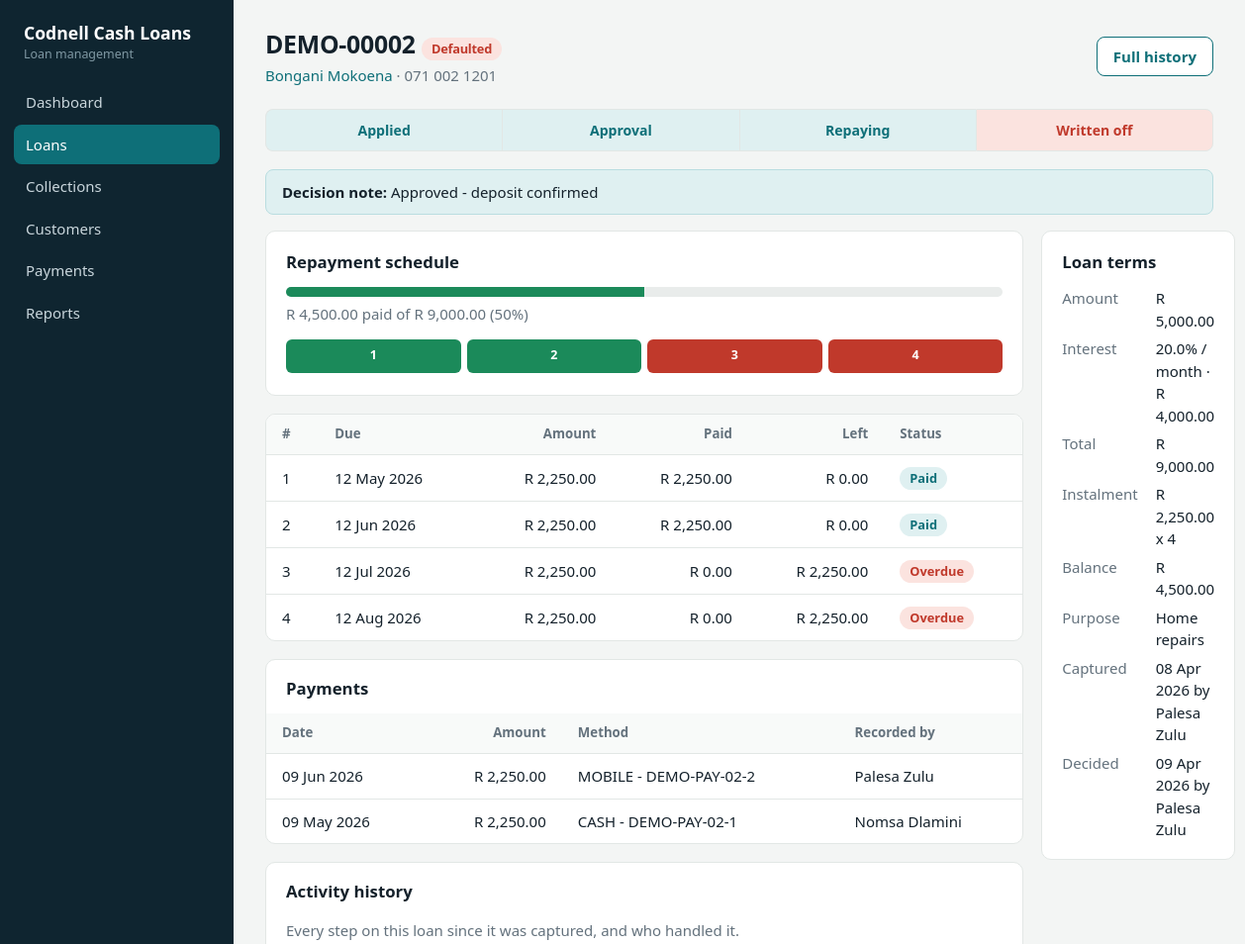
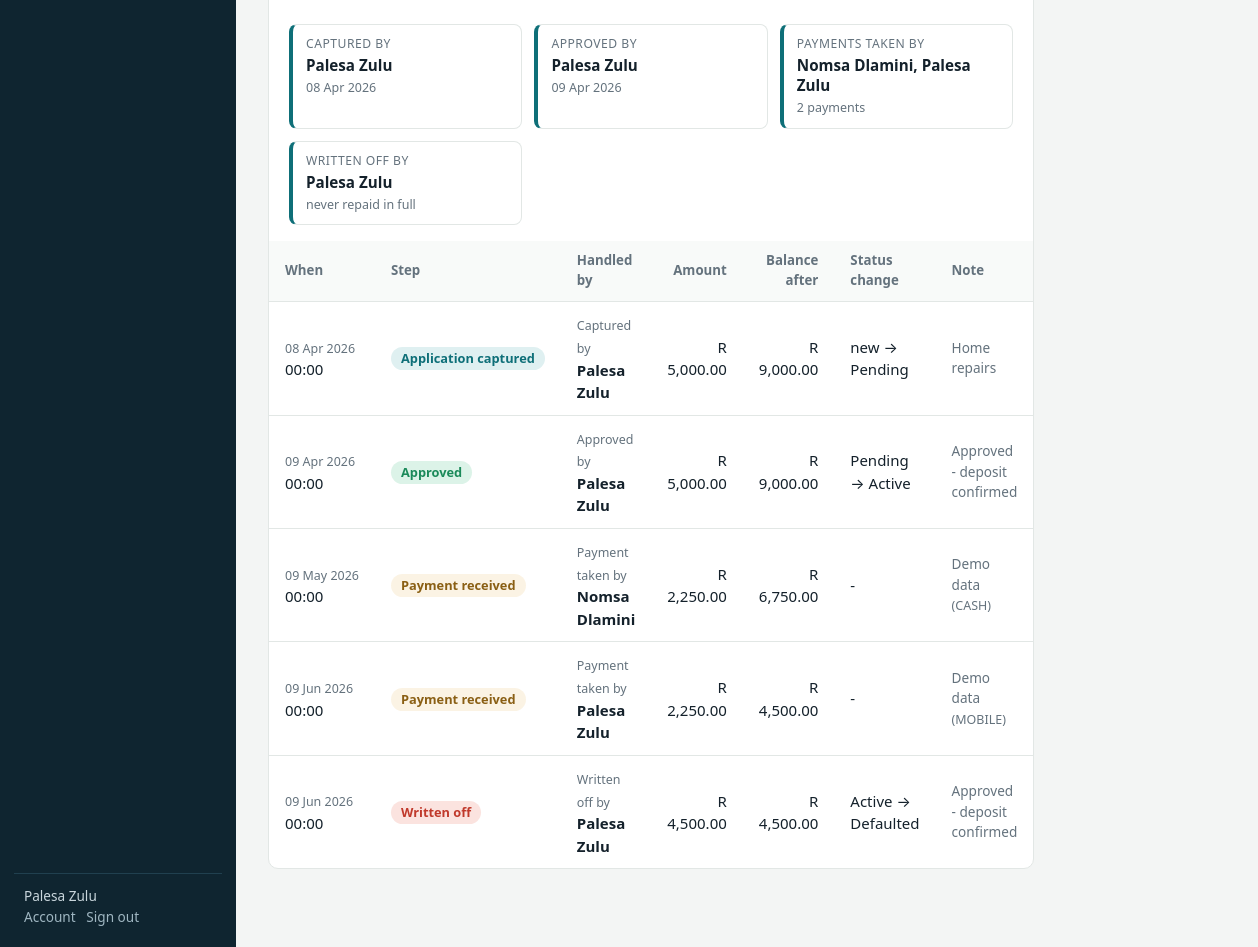
Page /loans/2 (signed in) on the committed database (2 pictures, top to bottom).
### models.py (models this page shows, shortened)
class User(UserMixin, db.Model):
    id = db.Column(db.Integer, primary_key=True)
    email = db.Column(db.String(120), unique=True, nullable=False)
    name = db.Column(db.String(80), nullable=False, default='')
    password_hash = db.Column(db.String(255), nullable=False)
    role = db.Column(db.String(20), default='staff')          # owner | staff
    permissions = db.Column(db.Text, default='')
    active = db.Column(db.Boolean, default=True)
    must_change = db.Column(db.Boolean, default=False)
    created_at = db.Column(db.DateTime, default=datetime.utcnow)
    @property
    def is_active(self):
        return bool(self.active)
    def can(self, perm):
        return self.active and (self.role == 'owner' or perm in (self.permissions or '').split(','))
    @property
    def is_owner(self):
        return self.role == 'owner'
    @property
    def display(self):
        return self.name or self.email

class Loan(db.Model):
    id = db.Column(db.Integer, primary_key=True)
    reference = db.Column(db.String(20), unique=True)
    customer_id = db.Column(db.Integer, db.ForeignKey('customer.id'), nullable=False)
    principal = db.Column(db.Float, nullable=False)
    monthly_rate = db.Column(db.Float, nullable=False)        # flat % of principal per month
    term_months = db.Column(db.Integer, nullable=False)
    purpose = db.Column(db.String(200))
    status = db.Column(db.String(20), default='pending')      # pending|active|paid|rejected|defaulted
    note = db.Column(db.String(255))
    created_at = db.Column(db.DateTime, default=datetime.utcnow)
    created_by_id = db.Column(db.Integer, db.ForeignKey('user.id'))
    decided_at = db.Column(db.DateTime)
    decided_by_id = db.Column(db.Integer, db.ForeignKey('user.id'))
    start_date = db.Column(db.Date)
    created_by = db.relationship('User', foreign_keys=[created_by_id])
    decided_by = db.relationship('User', foreign_keys=[decided_by_id])
    installments = db.relationship('Installment', backref='loan', order_by='Installment.number',
                                   cascade='all, delete-orphan')
    payments = db.relationship('Payment', backref='loan', order_by='Payment.id.desc()',
                               cascade='all, delete-orphan')
    @property
    def total_interest(self):
        return round(self.principal * self.monthly_rate / 100 * self.term_months, 2)
    @property
    def total_repayment(self):
        return round(self.principal + self.total_interest, 2)
    @property
    def instalment_amount(self):
        return round(self.total_repayment / self.term_months, 2)
    @property
    def total_paid(self):
        return round(sum(i.paid for i in self.installments), 2)
    @property
    def balance(self):
        if not self.installments:
            return self.total_repayment if self.status in ('pending', 'active') else 0
        return round(sum(i.outstanding for i in self.installments), 2)
    @property
    def progress(self):
        return int(self.total_paid / self.total_repayment * 100) if self.installments and self.total_repayment else 0
    @property
    def overdue_items(self):
        if self.status != 'active':
            return []
        return [i for i in self.installments if i.outstanding > 0 and i.due_date < date.today()]
    @property
    def overdue_amount(self):
        return round(sum(i.outstanding for i in self.overdue_items), 2)
    @property
    def display_status(self):
        return 'overdue' if self.overdue_items else self.status

class Customer(db.Model):
    id = db.Column(db.Integer, primary_key=True)
    first_name = db.Column(db.String(60), nullable=False)
    last_name = db.Column(db.String(60), nullable=False)
    id_number = db.Column(db.String(30), unique=True, nullable=False)
    phone = db.Column(db.String(30), nullable=False)
    email = db.Column(db.String(120))
    address = db.Column(db.String(255))
    employer = db.Column(db.String(120))
    monthly_income = db.Column(db.Float, default=0)
    created_at = db.Column(db.DateTime, default=datetime.utcnow)
    loans = db.relationship('Loan', backref='customer', order_by='Loan.id.desc()')
    @property
    def full_name(self):
        return f'{self.first_name} {self.last_name}'

class Installment(db.Model):
    id = db.Column(db.Integer, primary_key=True)
    loan_id = db.Column(db.Integer, db.ForeignKey('loan.id'), nullable=False)
    number = db.Column(db.Integer, nullable=False)
    due_date = db.Column(db.Date, nullable=False)
    amount = db.Column(db.Float, nullable=False)
    paid = db.Column(db.Float, default=0)
    @property
    def outstanding(self):
        return round(max(self.amount - (self.paid or 0), 0), 2)
    @property
    def state(self):
        if self.outstanding <= 0:
            return 'paid'
        if self.due_date < date.today():
            return 'overdue'
        return 'partial' if self.paid else 'upcoming'

class Payment(db.Model):
    id = db.Column(db.Integer, primary_key=True)
    loan_id = db.Column(db.Integer, db.ForeignKey('loan.id'), nullable=False)
    amount = db.Column(db.Float, nullable=False)
    method = db.Column(db.String(20), default='cash')
    reference = db.Column(db.String(60))
    notes = db.Column(db.String(255))
    paid_at = db.Column(db.DateTime, default=datetime.utcnow)
    recorded_by_id = db.Column(db.Integer, db.ForeignKey('user.id'))
    recorded_by = db.relationship('User')

class AuditEvent(db.Model):
    __tablename__ = 'audit_event'
    id = db.Column(db.Integer, primary_key=True)
    loan_id = db.Column(db.Integer, db.ForeignKey('loan.id'), nullable=False, index=True)
    event = db.Column(db.String(20), nullable=False, index=True)   # see EVENTS
    actor_id = db.Column(db.Integer, db.ForeignKey('user.id'), index=True)
    actor_name = db.Column(db.String(80))      # kept so history survives staff deletion
    amount = db.Column(db.Float)               # payment value / balance moved
    balance_after = db.Column(db.Float)        # loan balance once this step completed
    from_status = db.Column(db.String(20))
    to_status = db.Column(db.String(20))
    method = db.Column(db.String(20))
    note = db.Column(db.String(255))
    created_at = db.Column(db.DateTime, default=datetime.utcnow, index=True)
    loan = db.relationship('Loan', backref=db.backref('audit_events', order_by='AuditEvent.id',
                                                      cascade='all, delete-orphan'))
    actor = db.relationship('User')
    @property
    def label(self):
        return EVENT_LABELS.get(self.event, self.event)
    @property
    def role(self):
        return EVENT_ROLES.get(self.event, 'Handled by')
    @property
    def who(self):
        return self.actor_name or (self.actor.display if self.actor else 'System')

### app.py (the view)
@app.route('/loans/<int:lid>')
@need()
def loan_view(lid):
    return render_template('loan_view.html', l=db.get_or_404(Loan, lid))

### app.py (called while the page is built)
@login_manager.user_loader
def load_user(uid):
    return db.session.get(User, int(uid))

def csrf_token():
    if '_csrf' not in session:
        session['_csrf'] = secrets.token_hex(16)
    return session['_csrf']

@app.before_request
def guard():
    if request.method == 'POST':
        if not session.get('_csrf') or session['_csrf'] != request.form.get('_csrf'):
            abort(400, 'Your session expired. Go back, refresh the page and try again.')
    if (current_user.is_authenticated and current_user.must_change
            and request.endpoint not in ('profile', 'logout', 'static')):
        return redirect(url_for('profile'))

def need(perm=None):
    def deco(f):
        @wraps(f)
        @login_required
        def inner(*a, **k):
            if perm and not current_user.can(perm):
                flash("You don't have access to that page.", 'error')
                return redirect(url_for('dashboard'))
            return f(*a, **k)
        return inner
    return deco

### templates/loan_view.html (shortened to what this page needs)
{% extends 'base.html' %}{% from '_m.html' import badge, csrf, history, handlers %}{% set page = 'loans' %}{% block title %}{{ l.reference }}{% endblock %}
{% block content %}
{% set s = l.status %}
<div class="top"><div><h1>{{ l.reference }} {{ badge(l.display_status) }}</h1><div class="sub"><a href="{{ url_for('customer_view', cid=l.customer.id) }}">{{ l.customer.full_name }}</a> &middot; {{ l.customer.phone }}</div></div>
<div class="row-actions"><a class="btn ghost" href="{{ url_for('loan_audit', lid=l.id) }}">Full history</a></div></div><ol class="steps"><li class="done">Applied</li>
<li class="{{ 'stop' if s == 'rejected' else ('now' if s == 'pending' else 'done') }}">{{ 'Rejected' if s == 'rejected' else 'Approval' }}</li>
{% if s != 'rejected' %}<li class="{{ 'now' if s == 'active' else ('done' if s in ('paid','defaulted') else '') }}">Repaying</li>
<li class="{{ 'stop' if s == 'defaulted' else ('done' if s == 'paid' else '') }}">{{ 'Written off' if s == 'defaulted' else 'Paid in full' }}</li>{% endif %}</ol>
{% if l.note %}<div class="flash info"><b>{{ 'Decision note' }}:</b> {{ l.note }}</div>{% endif %}
<div class="cols"><div>
  {% if l.installments %}<div class="card"><h2>Repayment schedule</h2><div class="bar"><i style="width:{{ l.progress }}%"></i></div>
    <div class="mut" style="margin-top:6px">{{ l.total_paid|money }} paid of {{ l.total_repayment|money }} ({{ l.progress }}%)</div>
    <div class="pips">{% for i in l.installments %}<div class="pip {{ i.state }}" title="{{ i.due_date|d }}: {{ i.state }}">{{ i.number }}</div>{% endfor %}</div></div>
  <div class="card flush"><div class="scroll"><table><thead><tr><th>#</th><th>Due</th><th class="r">Amount</th><th class="r">Paid</th><th class="r">Left</th><th>Status</th></tr></thead><tbody>
  {% for i in l.installments %}<tr><td>{{ i.number }}</td><td>{{ i.due_date|d }}</td><td class="r">{{ i.amount|money }}</td><td class="r">{{ i.paid|money }}</td><td class="r">{{ i.outstanding|money }}</td><td>{{ badge(i.state) }}</td></tr>{% endfor %}</tbody></table></div></div>{% endif %}
  <div class="card flush"><h2>Payments</h2><div class="scroll"><table><thead><tr><th>Date</th><th class="r">Amount</th><th>Method</th><th>Recorded by</th></tr></thead><tbody>
  {% for p in l.payments %}<tr><td>{{ p.paid_at|d }}</td><td class="r">{{ p.amount|money }}</td><td>{{ p.method|upper }}{{ ' - ' ~ p.reference if p.reference }}</td><td>{{ p.recorded_by.display if p.recorded_by else '-' }}</td></tr>
  {% else %}<tr><td colspan="4" class="empty">No payments yet.</td></tr>{% endfor %}</tbody></table></div></div>
  <div class="card flush" id="history"><h2>Activity history</h2>
  <p class="sub mut" style="padding:0 20px 12px">Every step on this loan since it was captured, and who handled it.</p>
  <div style="padding:0 20px 16px">{{ handlers(l.audit_events) }}</div>
  {{ history(l.audit_events, false, 'No activity recorded for this loan yet.') }}
  </div></div>
<div><div class="card"><h2>Loan terms</h2><dl><dt>Amount</dt><dd>{{ l.principal|money }}</dd><dt>Interest</dt><dd>{{ l.monthly_rate }}% / month &middot; {{ l.total_interest|money }}</dd>
<dt>Total</dt><dd>{{ l.total_repayment|money }}</dd><dt>Instalment</dt><dd>{{ l.instalment_amount|money }} x {{ l.term_months }}</dd><dt>Balance</dt><dd>{{ l.balance|money }}</dd>
<dt>Purpose</dt><dd>{{ l.purpose or '-' }}</dd><dt>Captured</dt><dd>{{ l.created_at|d }} by {{ l.created_by.display if l.created_by else '-' }}</dd>
{% if l.decided_by %}<dt>Decided</dt><dd>{{ l.decided_at|d }} by {{ l.decided_by.display }}</dd>{% endif %}</dl></div>
</div></div>{% endblock %}

### templates/base.html (shortened to what this page needs)
<!doctype html>
<html lang="en"><head><meta charset="utf-8"><meta name="viewport" content="width=device-width,initial-scale=1">
<link rel="stylesheet" href="{{ url_for('static', filename='style.css') }}"></head>
<body class="{{ '' if current_user.is_authenticated else 'bare' }}">
{% if current_user.is_authenticated %}
<aside class="side">
  <div class="brand">{{ COMPANY }}<small>Loan management</small></div>
  <nav>
    {% set items = [('dashboard','Dashboard','dashboard',None),('loans','Loans','loans',None),('collections','Collections','collections',None),
      ('customers','Customers','customers',None),('payments','Payments','payments','payments'),('reports','Reports','reports','reports'),('users','Staff','users','users'),
      ('audit','Audit trail','audit','@owner')] %}
    {% for ep, label, key, perm in items %}{% if not perm or (perm == '@owner' and current_user.is_owner) or (perm != '@owner' and current_user.can(perm)) %}
    <a href="{{ url_for(ep) }}" class="{{ 'on' if page == key else '' }}">{{ label }}</a>{% endif %}{% endfor %}
  </nav>
  <div class="me">{{ current_user.display }}<br><a href="{{ url_for('profile') }}">Account</a> &nbsp;
    <form method="post" action="{{ url_for('logout') }}" style="display:inline"><input type="hidden" name="_csrf" value="{{ csrf_token() }}"><button>Sign out</button></form></div>
</aside>
<main class="main"><label for="nav-toggle" class="menu" aria-label="Menu">&#9776;</label>
{% else %}<main>{% endif %}
{% block content %}{% endblock %}
</main>
</body></html>

### templates/_m.html (shortened to what this page needs)
{% macro badge(s) %}<span class="badge {{ s }}">{{ s|title }}</span>{% endmacro %}
{% macro history(rows, show_loan=false, empty='No activity recorded yet.') %}
<div class="scroll"><table class="hist"><thead><tr>
<th>When</th><th>Step</th><th>Handled by</th><th class="r">Amount</th>
<th class="r">Balance after</th><th>Status change</th><th>Note</th>
</tr></thead><tbody>
{% for e in rows %}<tr>
<td class="nw"><span class="mut">{{ e.created_at|d }}</span><br>{{ e.created_at.strftime('%H:%M') }}</td>
<td><span class="ev ev-{{ e.event }}">{{ e.label }}</span></td>
<td><span class="mut">{{ e.role }}</span><br><b>{{ e.who }}</b></td>
<td class="r">{{ e.amount|money if e.amount else '-' }}</td>
<td class="r">{{ e.balance_after|money }}</td>
<td>{% if e.from_status or e.to_status %}{{ e.from_status|replace('_',' ')|title if e.from_status else 'new' }} &rarr; {{ e.to_status|replace('_',' ')|title if e.to_status else '-' }}{% else %}-{% endif %}</td>
<td class="note">{{ e.note or '' }}{% if e.method %} <span class="mut">({{ e.method|replace('_',' ')|upper }})</span>{% endif %}</td>
</tr>
{% else %}<tr><td colspan="{{ 9 if show_loan else 7 }}" class="empty">{{ empty }}</td></tr>{% endfor %}
</tbody></table></div>
{% endmacro %}
{% macro handlers(events) %}
{% set evs = events %}
{% set cap = evs|selectattr('event','equalto','captured')|list|first %}
{% set rej = evs|selectattr('event','equalto','rejected')|list|first %}
{% set appr = evs|selectattr('event','equalto','approved')|list|first %}
{% set pays = evs|selectattr('event','equalto','payment')|list %}
{% set settled = evs|selectattr('event','equalto','settled')|list|first %}
{% set woff = evs|selectattr('event','equalto','written_off')|list|first %}
{% set close = settled or woff or rej %}
{% set pay_names = pays|map(attribute='who')|reject('equalto','System')|unique|list %}
<div class="handlers">
<div class="hcard"><span class="hlabel">Captured by</span>
<b>{{ cap.who if cap else '-' }}</b><small class="mut">{{ cap.created_at|d if cap else 'no capture record' }}</small></div>
<div class="hcard"><span class="hlabel">{{ 'Approved by' if appr else ('Rejected by' if rej else 'Approved by') }}</span>
<b>{{ (appr or rej).who if (appr or rej) else 'Pending' }}</b><small class="mut">{{ (appr or rej).created_at|d if (appr or rej) else 'not decided yet' }}</small></div>
<div class="hcard"><span class="hlabel">Payments taken by</span>
<b>{{ pay_names|join(', ') if pay_names else 'None yet' }}</b>
<small class="mut">{{ pays|length }} payment{{ '' if pays|length == 1 else 's' }}</small></div>
<div class="hcard {{ 'ok' if settled }}"><span class="hlabel">{{ 'Written off by' if woff else 'Closed by' }}</span>
<b>{{ close.who if close else 'Still open' }}</b>
<small class="mut">{{ 'never repaid in full' if woff else (close.created_at|d if close else 'awaiting completion') }}</small></div>
</div>
{% endmacro %}

### rows in the picture
User: display "Palesa Zulu", created_by "Palesa Zulu", decided_by.display "Palesa Zulu"
Loan: reference "DEMO-00002", status "Defaulted", status "Approval", status "Written off", note "Approved - deposit confirmed", total_repayment "R 9,000.00", progress "50", principal "R 5,000.00", monthly_rate "20.0", total_interest "R 4,000.00", instalment_amount "R 2,250.00", term_months "4", purpose "Home repairs", created_at|d "08 Apr 2026", decided_at|d "09 Apr 2026"
Customer: customer.full_name "Bongani Mokoena", customer.phone "071 002 1201"
Installment: total_paid "R 4,500.00", number "1", due_date|d "12 May 2026", amount "R 2,250.00", paid "R 2,250.00", outstanding "R 0.00", s "Paid", balance "R 4,500.00"
Installment: number "2", due_date|d "12 Jun 2026", amount "R 2,250.00", paid "R 2,250.00", outstanding "R 0.00", s "Paid"
Installment: number "3", due_date|d "12 Jul 2026", amount "R 2,250.00", paid "R 0.00", outstanding "R 2,250.00", s "Overdue"
Installment: number "4", due_date|d "12 Aug 2026", amount "R 2,250.00", paid "R 0.00", outstanding "R 2,250.00", s "Overdue"
Payment: paid_at|d "09 Jun 2026", amount "R 2,250.00", method "MOBILE", reference "- DEMO-PAY-02-2", recorded_by "Palesa Zulu"
Payment: paid_at|d "09 May 2026", amount "R 2,250.00", method "CASH", reference "- DEMO-PAY-02-1", recorded_by "Nomsa Dlamini"
AuditEvent: actor_name "Palesa Zulu", created_at|d "08 Apr 2026", created_at "00:00", label "Application captured", role "Captured by", who "Palesa Zulu", amount "R 5,000.00", balance_after "R 9,000.00", from_status "new", to_status "Pending", note "Home repairs"
AuditEvent: actor_name "Palesa Zulu", created_at "09 Apr 2026", created_at|d "09 Apr 2026", created_at "00:00", label "Approved", role "Approved by", who "Palesa Zulu", amount "R 5,000.00", balance_after "R 9,000.00", from_status "Pending", to_status "Active", note "Approved - deposit confirmed"
AuditEvent: actor_name "Palesa Zulu", created_at|d "09 Jun 2026", created_at "00:00", label "Written off", role "Written off by", who "Palesa Zulu", amount "R 4,500.00", balance_after "R 4,500.00", from_status "Active", to_status "Defaulted", note "Approved - deposit confirmed"
AuditEvent: created_at|d "09 May 2026", created_at "00:00", label "Payment received", role "Payment taken by", who "Nomsa Dlamini", amount "R 2,250.00", balance_after "R 6,750.00", note "Demo data", method "CASH"
AuditEvent: created_at|d "09 Jun 2026", created_at "00:00", label "Payment received", role "Payment taken by", who "Palesa Zulu", amount "R 2,250.00", balance_after "R 4,500.00", note "Demo data", method "MOBILE"

### other values in the picture
{{ COMPANY }} "Codnell Cash Loans"
{{ label }} "Dashboard" "Loans" "Collections" "Customers" "Payments" "Reports"
{{ 'Decision note' }} "Decision note"
{{ 'Approved by' if appr else ('Rejected by' if rej else 'Approved by') }} "APPROVED BY"
{{ pay_names|join(', ') if pay_names else 'None yet' }} "Nomsa Dlamini, Palesa Zulu"
{{ pays|length }} "2"
{{ '' if pays|length == 1 else 's' }} "s"
{{ 'Written off by' if woff else 'Closed by' }} "WRITTEN OFF BY"
